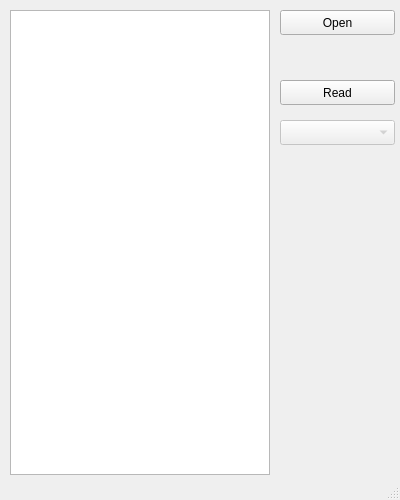
<?xml version="1.0" encoding="UTF-8"?>
<ui version="4.0">
 <class>MainWindow</class>
 <widget class="QMainWindow" name="MainWindow">
  <property name="geometry">
   <rect>
    <x>0</x>
    <y>0</y>
    <width>400</width>
    <height>500</height>
   </rect>
  </property>
  <property name="minimumSize">
   <size>
    <width>400</width>
    <height>500</height>
   </size>
  </property>
  <property name="maximumSize">
   <size>
    <width>400</width>
    <height>500</height>
   </size>
  </property>
  <property name="windowTitle">
   <string>MainWindow</string>
  </property>
  <widget class="QWidget" name="centralWidget">
   <widget class="QListWidget" name="list_vertexes">
    <property name="geometry">
     <rect>
      <x>10</x>
      <y>10</y>
      <width>260</width>
      <height>465</height>
     </rect>
    </property>
    <property name="minimumSize">
     <size>
      <width>260</width>
      <height>465</height>
     </size>
    </property>
    <property name="maximumSize">
     <size>
      <width>260</width>
      <height>465</height>
     </size>
    </property>
   </widget>
   <widget class="QPushButton" name="button_readFile">
    <property name="geometry">
     <rect>
      <x>280</x>
      <y>80</y>
      <width>115</width>
      <height>25</height>
     </rect>
    </property>
    <property name="minimumSize">
     <size>
      <width>115</width>
      <height>25</height>
     </size>
    </property>
    <property name="maximumSize">
     <size>
      <width>115</width>
      <height>25</height>
     </size>
    </property>
    <property name="text">
     <string>Read</string>
    </property>
   </widget>
   <widget class="QPushButton" name="button_openFile">
    <property name="geometry">
     <rect>
      <x>280</x>
      <y>10</y>
      <width>115</width>
      <height>25</height>
     </rect>
    </property>
    <property name="text">
     <string>Open</string>
    </property>
   </widget>
   <widget class="QLabel" name="label_fileName">
    <property name="geometry">
     <rect>
      <x>280</x>
      <y>40</y>
      <width>115</width>
      <height>25</height>
     </rect>
    </property>
    <property name="text">
     <string/>
    </property>
   </widget>
   <widget class="QComboBox" name="comboBox_vertexes">
    <property name="enabled">
     <bool>false</bool>
    </property>
    <property name="geometry">
     <rect>
      <x>280</x>
      <y>120</y>
      <width>115</width>
      <height>25</height>
     </rect>
    </property>
   </widget>
  </widget>
  <widget class="QStatusBar" name="statusBar">
   <property name="minimumSize">
    <size>
     <width>400</width>
     <height>25</height>
    </size>
   </property>
   <property name="maximumSize">
    <size>
     <width>400</width>
     <height>25</height>
    </size>
   </property>
  </widget>
 </widget>
 <layoutdefault spacing="6" margin="11"/>
 <resources/>
 <connections/>
</ui>
